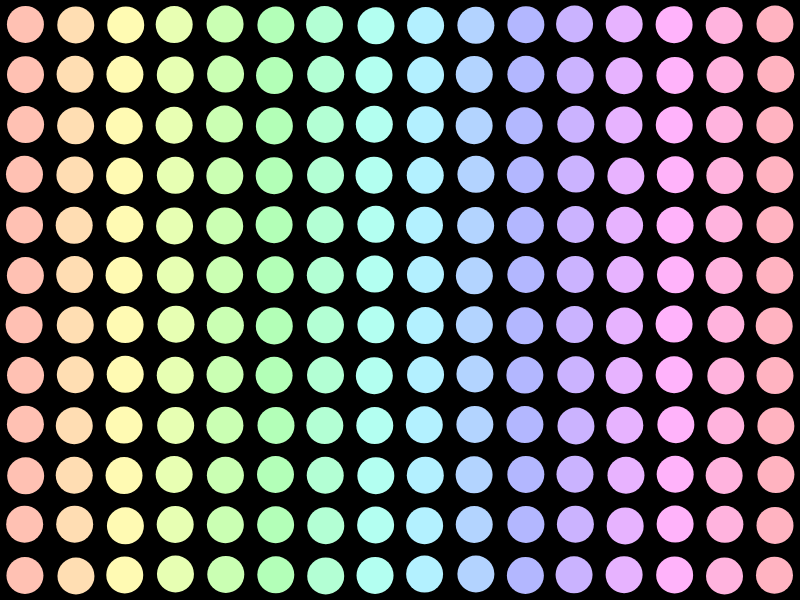
Frame 1 (no input)
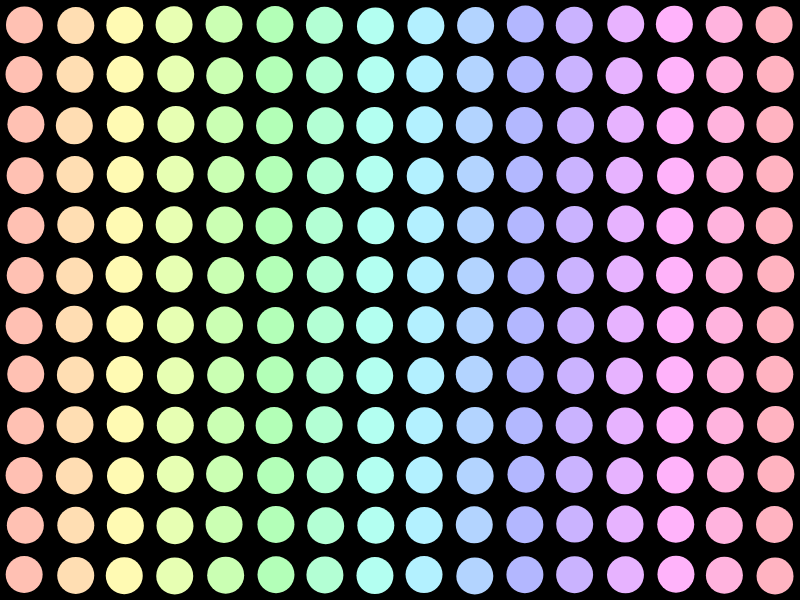
Frame 60 (no input)
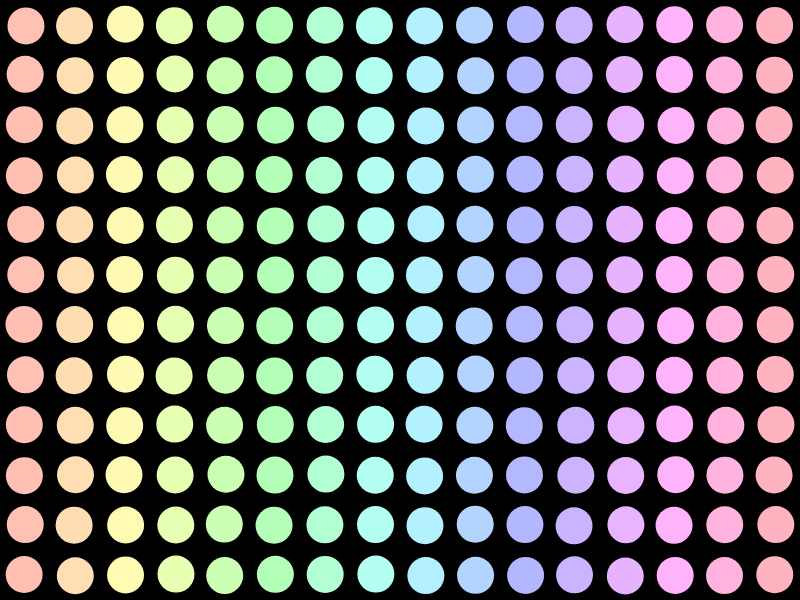
Frame 120 (the mouse pressed at the canvas centre since frame 60)

The p5.js sketch that drew these frames (run headless with seeded random() and noise() and a simulated clock; from frame 60 on, the mouse is pressed at the canvas centre):

// p5.js sketch
// ── sketch.js
let gridStep = 50;
let cRadius = gridStep * 0.37;

function setup() {
  createCanvas(800, 600);
  colorMode(HSB, width, 100, 100);
  
}

function draw() {
background('black');
  
  // showGrid();
  
  noStroke();
  for(let x = 0; x < width / gridStep; x++){
    for(let y = 0; y < height/gridStep; y++){
      let posX = (x+0.5)*gridStep;
      let posY = (y+0.5)*gridStep;
      
      posX += random(-1, 1);
      posY += random(-1, 1);
      
      fill(posX, 30, 100);
      circle(posX, posY, cRadius*2);
    }
  }
}

function showGrid(){
  stroke(255, 0, 0);
  for(let x = 0; x < width; x += gridStep){
    line(x, 0, x, height);
  }
  
  stroke(0, 0, 255);
  for(let y = 0; y < height; y += gridStep){
    line(0, y, width, y);
  }
}
